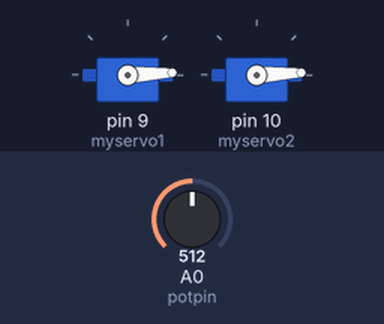
This sketch was run on a simulated Arduino Uno, built with avr-gcc and run on an emulated ATmega328P. Parts: 2 × servo. The test bench sets the inputs (shaded band); at power-on: A0 (potpin) = 512. What the sketch prints to the serial monitor is not drawn.

Above: at 0.05 s.
At 1.4 s:
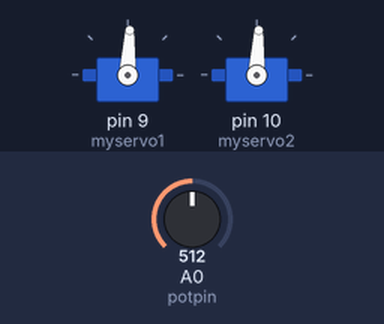
At 2.75 s:
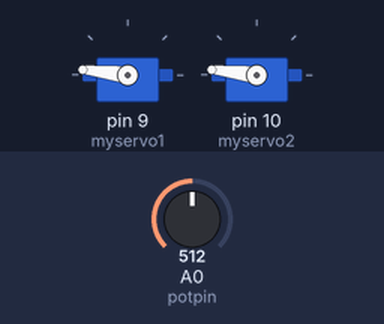
At 5.45 s:
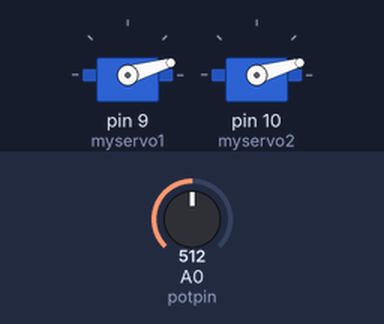
Timing chart, 0 to 7.4 s (numbered marks = the images above):
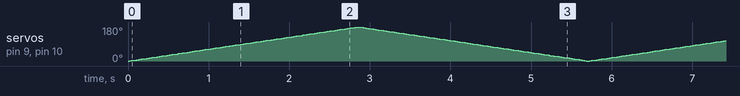

The sketch:

distance_servo_scanner.ino
```cpp
/*
 Sweeping an Area with a Distance Sensor and Reading Voltage

 By: Michaela Fox and Jade Campbell
*/

#include <Servo.h>

Servo myservo1;
Servo myservo2;  // create Servo object to control a servo

int potpin = A0;  // analog pin used to connect the distance sensor
int val;    // variable to read the value from the analog pin
int sensorValue = 0; // variable to read the distance
float voltage = 0; // variable to hold the analog to voltage value
int pos = 0;       // variable to store the servo position

void setup() {
  myservo1.attach(9);
  myservo2.attach(10);
  Serial.begin(9600);  // start the serial communication
}

void loop() {
  // Sweep from 0 to 180 degrees
  for (pos = 0; pos <= 180; pos += 1) {
    myservo1.write(pos);
    myservo2.write(pos);
    delay(15);  // wait 15 ms for the servos to reach the position
    // Read the sensor data (voltage)
    sensorValue = analogRead(potpin);
    voltage = sensorValue * (5.0 / 1023.0);

    // Send servo position and voltage to MATLAB
    Serial.print(pos);    Serial.print(",");
    Serial.println(voltage);

  }


  // Sweep from 180 to 0 degrees
  for (pos = 180; pos >= 0; pos -= 1) {
    myservo1.write(pos);
    myservo2.write(pos);
    delay(15);  // wait 15 ms for the servos to reach the position

    // Read the sensor data (voltage)
    sensorValue = analogRead(potpin);
    voltage = sensorValue * (5.0 / 1023.0);

    // Send servo position and voltage to MATLAB
    Serial.print(pos);    Serial.print(",");
    Serial.println(voltage);


  }

}
```
